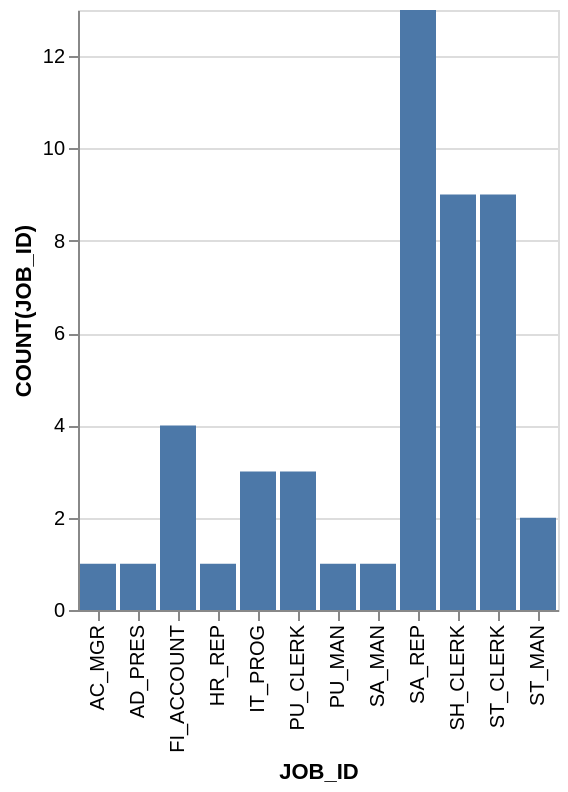

Source (Vega-Lite JSON):
### Vega-Lite specification from a JSON file in a GitHub repository (floating-point values rounded to 4 significant figures)
{"data": {"values": [{"x_data": "AC_MGR", "y_data": 1}, {"x_data": "AD_PRES", "y_data": 1}, {"x_data": "FI_ACCOUNT", "y_data": 4}, {"x_data": "HR_REP", "y_data": 1}, {"x_data": "IT_PROG", "y_data": 3}, {"x_data": "PU_CLERK", "y_data": 3}, {"x_data": "PU_MAN", "y_data": 1}, {"x_data": "SA_MAN", "y_data": 1}, {"x_data": "SA_REP", "y_data": 13}, {"x_data": "SH_CLERK", "y_data": 9}, {"x_data": "ST_CLERK", "y_data": 9}, {"x_data": "ST_MAN", "y_data": 2}]}, "mark": "bar", "encoding": {"x": {"field": "x_data", "type": "nominal", "title": "JOB_ID", "sort": "ascending"}, "y": {"field": "y_data", "type": "quantitative", "title": "COUNT(JOB_ID)"}}}
